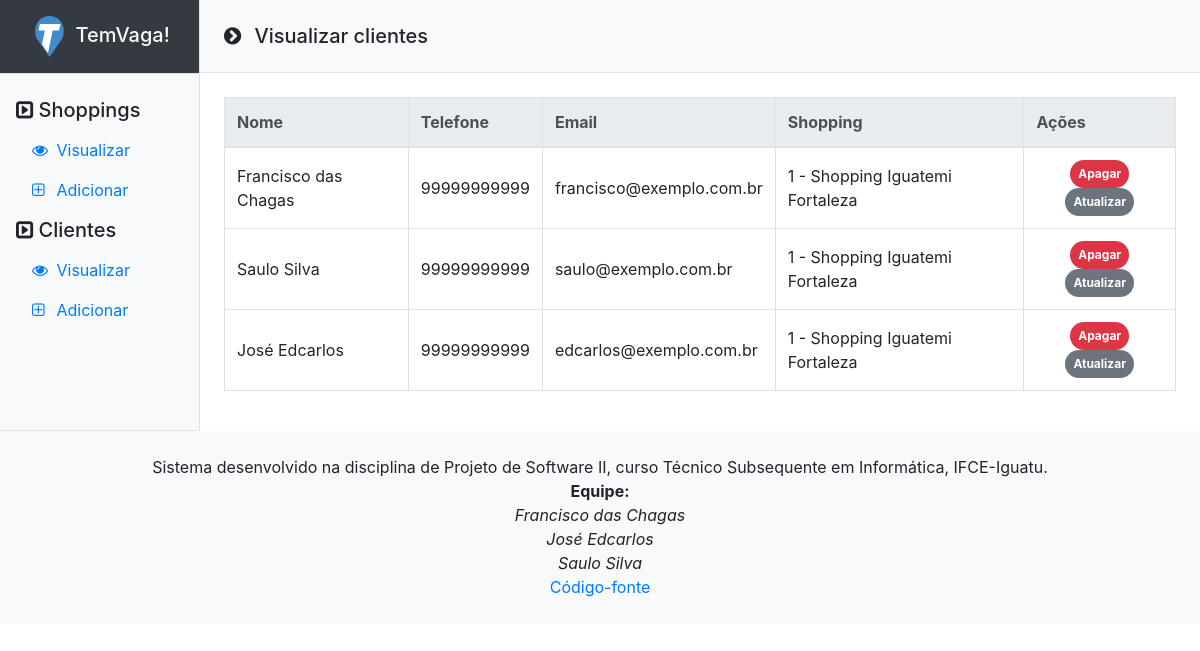
The page /estacionamento/index.php?controller=clientes&action=show on the database its author committed.
### tables this page shows
CREATE TABLE `clientes` (
  `cliente_id` int NOT NULL,
  `cliente_nome` varchar(70) NOT NULL,
  `cliente_telefone` varchar(11) NOT NULL,
  `cliente_email` varchar(70) NOT NULL,
  `shopping_id` int NOT NULL
);

CREATE TABLE `shoppings` (
  `shopping_id` int NOT NULL,
  `shopping_nome` varchar(70) NOT NULL,
  `shopping_endereco` text NOT NULL
);

### estacionamento/index.php (called while the page is built, shortened)
<?php
require_once("views/layout.php");

### estacionamento/controllers/clientes_controller.php (called while the page is built, shortened)
<?php
class ClientesController {
    public function show() {
        $clientes = Cliente::all();
        require_once("views/clientes/show.php");
    }
}
?>

### estacionamento/routes.php (called while the page is built, shortened)
<?php
function call($controller, $action) {
	switch ($controller) {
		case 'clientes':
			require_once("models/cliente.php");
			$controller = new ClientesController();
			break;
	}
	$controller->{$action}();
}
call($controller, $action);
?>

### estacionamento/models/cliente.php (called while the page is built, shortened)
<?php
class Cliente {
    public function __construct($id, $nome, $telefone, $email, $shopping_id) {
        $this->id           = $id;
        $this->nome         = $nome;
        $this->telefone     = $telefone;
        $this->email        = $email;
        $this->shopping_id  = $shopping_id;
    }
    public static function all() {
        $list = [];
        $db = Db::getInstance();
        $req = $db->query("SELECT clientes.*, shoppings.shopping_nome FROM clientes, shoppings WHERE clientes.shopping_id = shoppings.shopping_id");
        foreach($req->fetchAll() as $key => $cliente) {
            $list[$key] = new Cliente($cliente['cliente_id'], $cliente['cliente_nome'], $cliente['cliente_telefone'], $cliente['cliente_email'], $cliente['shopping_id']);
            $list[$key]->shopping_nome = $cliente['shopping_nome'];
        }
        return $list;
    }
}

### estacionamento/views/clientes/show.php (the view)
<h1 class="h5 m-0 p-4 bg-light border-bottom">
    <i class="fa fa-chevron-circle-right d-inline-block mr-2"></i> Visualizar clientes
</h1>
<div class="p-4"><div class="table-responsive">
	<table class="table table-bordered table-hover">
		<thead class="thead-light">
			<tr>
				<th>Nome</th>
				<th>Telefone</th>
				<th>Email</th>
				<th>Shopping</th>
				<th>Ações</th>
			</tr>
		</thead>
		<tbody>
<?php foreach ($clientes as $cliente): ?>
			<tr>
				<td class="align-middle"><?php echo $cliente->nome; ?></td>
				<td class="align-middle"><?php echo $cliente->telefone; ?></td>
				<td class="align-middle"><?php echo $cliente->email; ?></td>
				<td class="align-middle"><?php echo $cliente->shopping_id . " - " . $cliente->shopping_nome; ?></td>
				<td class="align-middle text-center">
                    <a
                    href="#"
                    data-href="index.php?controller=clientes&action=delete&cliente_id=<?php echo $cliente->id; ?>"
                    class="action_delete badge badge-pill badge-danger p-2"
                    data-toggle="modal"
                    data-target="#confirm-delete">Apagar</a>
                    <a
                    href="index.php?controller=clientes&action=update&cliente_id=<?php echo $cliente->id; ?>"
                    class="badge badge-pill badge-secondary p-2">Atualizar</a>
				</td>
			</tr>
<?php endforeach; ?>
		</tbody>
    </table>
</div></div>

### estacionamento/views/layout.php (shortened to what this page needs)
<!DOCTYPE html>
<html lang="pt-br">
    <head>
        <link rel="stylesheet" href="static/css/bootstrap-4.3.1.min.css">
        <link rel="stylesheet" href="static/css/font-awesome-4.7.0.min.css">
        <link rel="stylesheet" type="text/css" href="static/css/default.css">
    </head>
    <body>
        <div class="container-fluid">
            <div class="row">
                <div class="col-sm-12 col-md-2 bg-light border-right border-bottom p-0">
                    <div class="bg-dark p-3 border-bottom">
                        <a href="index.php" class="h5 m-0 d-block text-center text-light brand">
                            <img src="static/img/logo.svg" alt="" width="41"> TemVaga!
                        </a>
                    </div>
                    <ul class="nav flex-column p-3">
                        <h5 class="mt-2">
                            <i class="fa fa-caret-square-o-right"></i> Shoppings
                        </h5>
                        <li class="nav-item">
                            <a class="nav-link" href="index.php">
                                <i class="fa fa-eye"></i>
                                Visualizar
                            </a>
                        </li>
                        <li class="nav-item">
                            <a class="nav-link" href="index.php?controller=shoppings&action=insert">
                                <i class="fa fa-plus-square-o"></i>
                                Adicionar
                            </a>
                        </li>
                        <h5 class="mt-2">
                            <i class="fa fa-caret-square-o-right"></i> Clientes
                        </h5>
                        <li class="nav-item">
                            <a class="nav-link active" href="index.php?controller=clientes&action=show">
                                <i class="fa fa-eye"></i>
                                Visualizar
                            </a>
                        </li>
                        <li class="nav-item">
                            <a class="nav-link" href="index.php?controller=clientes&action=insert">
                                <i class="fa fa-plus-square-o"></i>
                                Adicionar
                            </a>
                        </li>
                    </ul>
                </div>
                <div class="col-sm-12 col-md-10 p-0">
<?php require_once("routes.php"); ?>
                </div>
            </div>
        </div>
    <p class="m-0 p-4 text-center bg-light">
    Sistema desenvolvido na disciplina de Projeto de Software II, curso Técnico Subsequente em Informática, IFCE-Iguatu.<br/>
    <b>Equipe:</b><br/>
    <i>Francisco das Chagas</i><br/>
    <i>José Edcarlos</i><br/>
    <i>Saulo Silva</i><br/>
    <a href="https://github.com/fchagas97/gerenciador-de-vagas/">Código-fonte</a>
    </p>
    </body>
</html>

### estacionamento/static/css/default.css (style rules this page uses)
table { width: 100%; }

### estacionamento/views/layout.php (style rules this page uses)
.nav .nav-link i { display: inline-block; width: 20px; }

### rows shown on the page
clientes: cliente_nome "Francisco das Chagas", cliente_telefone "99999999999", cliente_email "francisco@exemplo.com.br", shopping "1", shopping.shopping_nome "Shopping Iguatemi Fortaleza"
clientes: cliente_nome "Saulo Silva", cliente_telefone "99999999999", cliente_email "saulo@exemplo.com.br", shopping "1", shopping.shopping_nome "Shopping Iguatemi Fortaleza"
clientes: cliente_nome "José Edcarlos", cliente_telefone "99999999999", cliente_email "edcarlos@exemplo.com.br", shopping "1", shopping.shopping_nome "Shopping Iguatemi Fortaleza"
